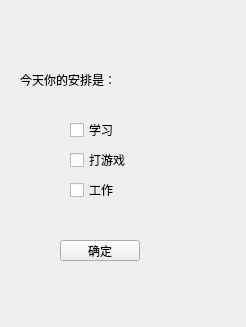
<?xml version="1.0" encoding="UTF-8"?>
<ui version="4.0">
 <class>Widget</class>
 <widget class="QWidget" name="Widget">
  <property name="geometry">
   <rect>
    <x>0</x>
    <y>0</y>
    <width>246</width>
    <height>327</height>
   </rect>
  </property>
  <property name="windowTitle">
   <string>Widget</string>
  </property>
  <widget class="QLabel" name="label">
   <property name="geometry">
    <rect>
     <x>20</x>
     <y>70</y>
     <width>221</width>
     <height>20</height>
    </rect>
   </property>
   <property name="text">
    <string>今天你的安排是：</string>
   </property>
  </widget>
  <widget class="QCheckBox" name="checkBox_study">
   <property name="geometry">
    <rect>
     <x>70</x>
     <y>120</y>
     <width>74</width>
     <height>20</height>
    </rect>
   </property>
   <property name="text">
    <string>学习</string>
   </property>
  </widget>
  <widget class="QCheckBox" name="checkBox_game">
   <property name="geometry">
    <rect>
     <x>70</x>
     <y>150</y>
     <width>74</width>
     <height>20</height>
    </rect>
   </property>
   <property name="text">
    <string>打游戏</string>
   </property>
  </widget>
  <widget class="QCheckBox" name="checkBox_work">
   <property name="geometry">
    <rect>
     <x>70</x>
     <y>180</y>
     <width>74</width>
     <height>20</height>
    </rect>
   </property>
   <property name="text">
    <string>工作</string>
   </property>
  </widget>
  <widget class="QPushButton" name="pushButton">
   <property name="geometry">
    <rect>
     <x>60</x>
     <y>240</y>
     <width>80</width>
     <height>21</height>
    </rect>
   </property>
   <property name="text">
    <string>确定</string>
   </property>
  </widget>
 </widget>
 <resources/>
 <connections/>
</ui>
